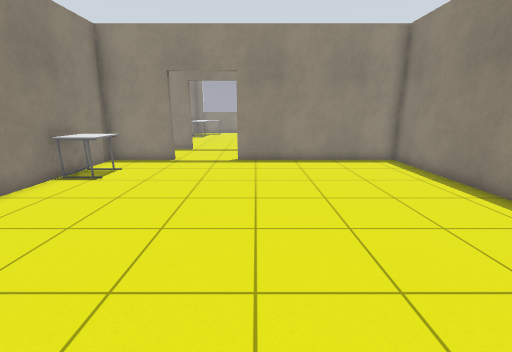
[1] (above)

14 first-person views from a walk through a world built for the Gazebo simulator. The camera is 1.2 m above the floor, tilts 14° down and sees 90° across. The floor is counted in squares, 0.5 m on a side. Each view is taken from the middle of a square. On the plan, view 1 faces up. The plan holds only what a view shows up to about 17 squares ahead; the rest is blank. The place goes on beyond the plan.

[2]
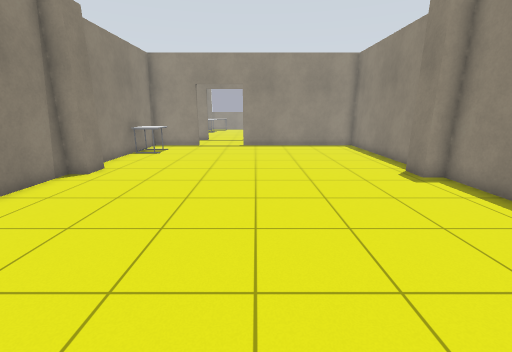

[3]
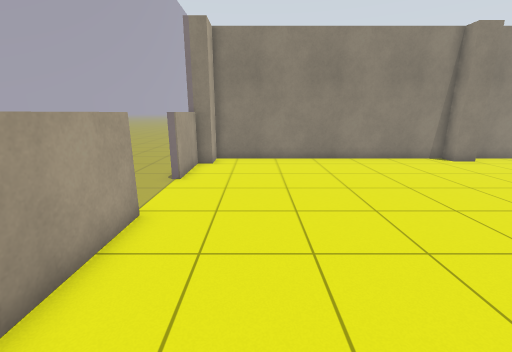

[4]
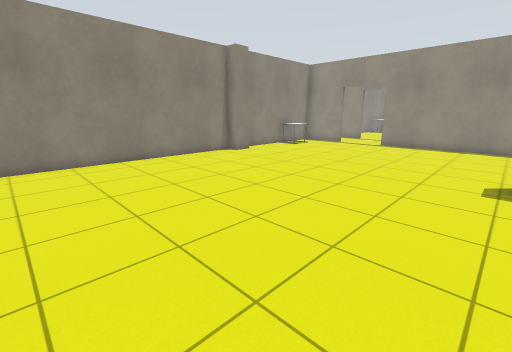

[5]
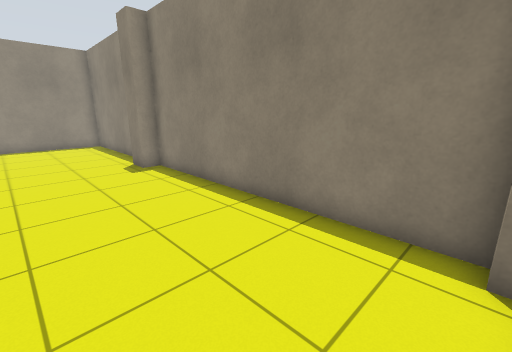

[6]
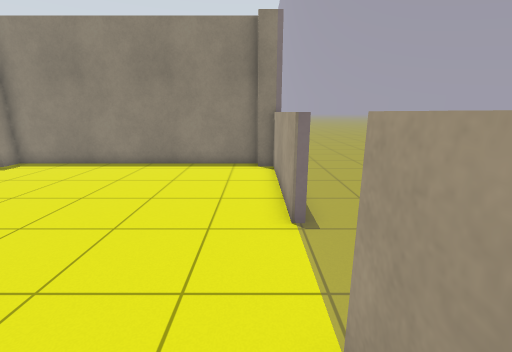

[7]
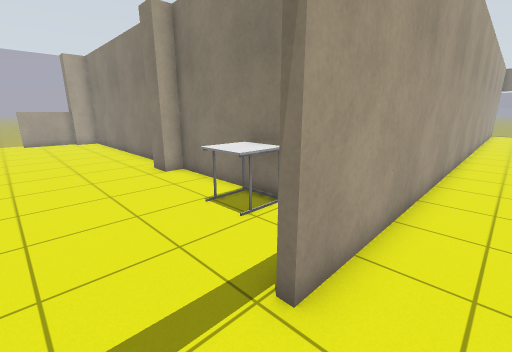

[8]
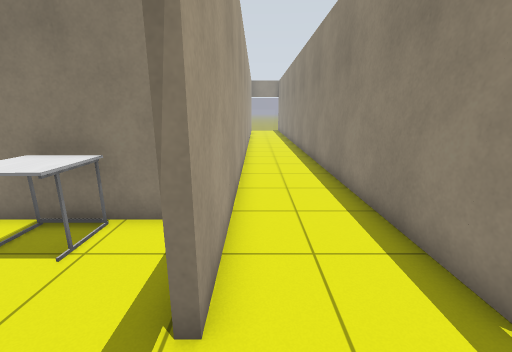

[9]
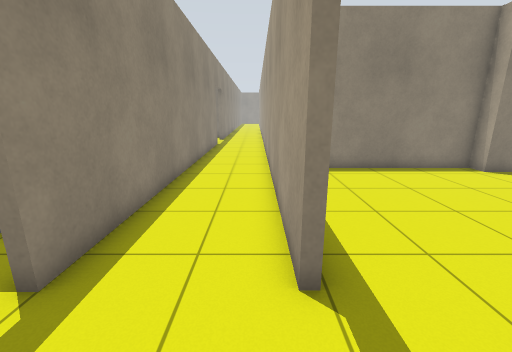

[10]
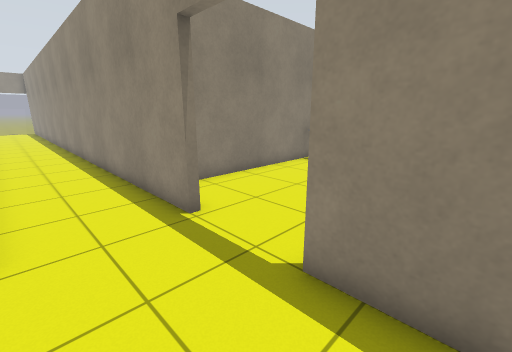

[11]
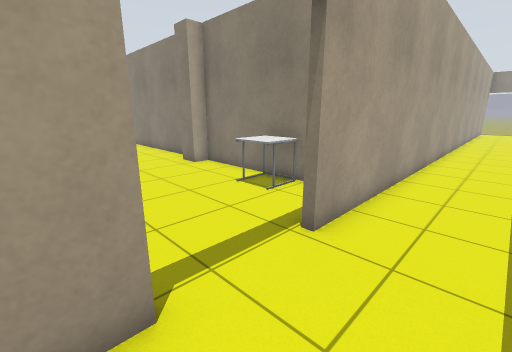

[12]
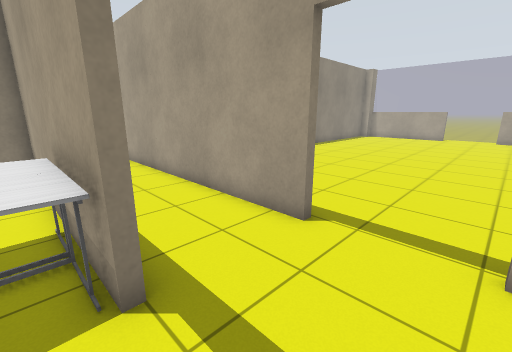

[13]
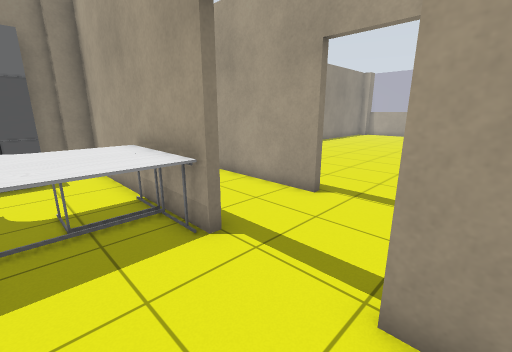

[14]
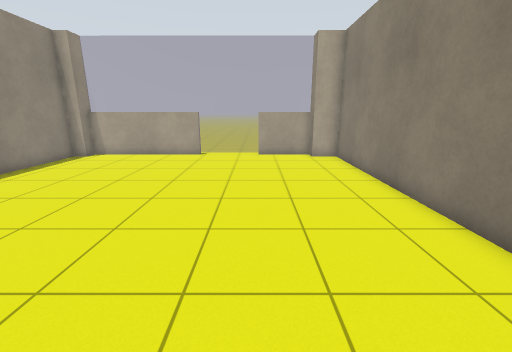

### Floor plan
Points are (right, up) in squares from view 1. A wall is a line through its corners. A room is listed if a view was taken in it or the views show most of it. See-through windows are left out.
Room 1 (views 1, 2, 3, 4, 5, 6, 14)
walls: (-6.7, 5) (-6.7, 3.9); (-7.5, 3.9) (-7.5, -8.1) (-6.1, -8.1) (-6.1, -9.1); (0.1, -8.8) (6.5, -8.8); (-4.3, 13.4) (-4.3, 13.1) (-7.5, 13.1) (-7.5, 5); (-6.1, -8.8) (-3.1, -8.8); (6.3, -9.1) (6.3, -8.1) (7.1, -8.1) (7.1, 3.4) (6.3, 3.4) (6.3, 4.5) (7.1, 4.5) (7.1, 13.1) (-1, 13.1) (-1, 13.4)
ways out: opening at (-2.5, 13) to room 2
objects: other object (-7, 9) to (-6, 11)
Room 2 (views 7, 8, 9, 10, 11)
walls: (-4.3, 17.3) (-4.3, 17) (-21, 17); (-25.4, 13.4) (-4.3, 13.4); (-1, 13.4) (8.5, 13.4); (8.5, 17) (-1, 17) (-1, 17.3)
ways out: opening at (-2.5, 13) to room 1; opening at (-3, 17) to room 3
Room 3 (views 12, 13)
walls: (-1, 17.3) (7.1, 17.3) (7.1, 19); (-5.4, 17.3) (-4.3, 17.3); (-6.9, 20.5) (-6.9, 18.9)
ways out: opening at (-3, 17) to room 2
objects: other object (-1, 18) to (0, 20); other object (1, 18) to (2, 20); other object (6, 19) to (6, 20)

Where each view was taken, in squares from view 1:
view 1: 0 up, 0 right, facing up
view 2: 6 down, 0 right, facing up
view 3: 6 down, 6 right, facing left
view 4: 7 down, 6 right, facing up-left
view 5: 8 down, 2 right, facing up-right
view 6: 8 down, 5 left, facing right
view 7: 15 up, 2 left, facing down-left
view 8: 14 up, 2 left, facing left
view 9: 14 up, 4 left, facing right
view 10: 14 up, 1 right, facing up-left
view 11: 16 up, 0 right, facing down-left
view 12: 18 up, 4 left, facing down-right
view 13: 20 up, 5 left, facing down-right
view 14: 6 up, 3 left, facing down
